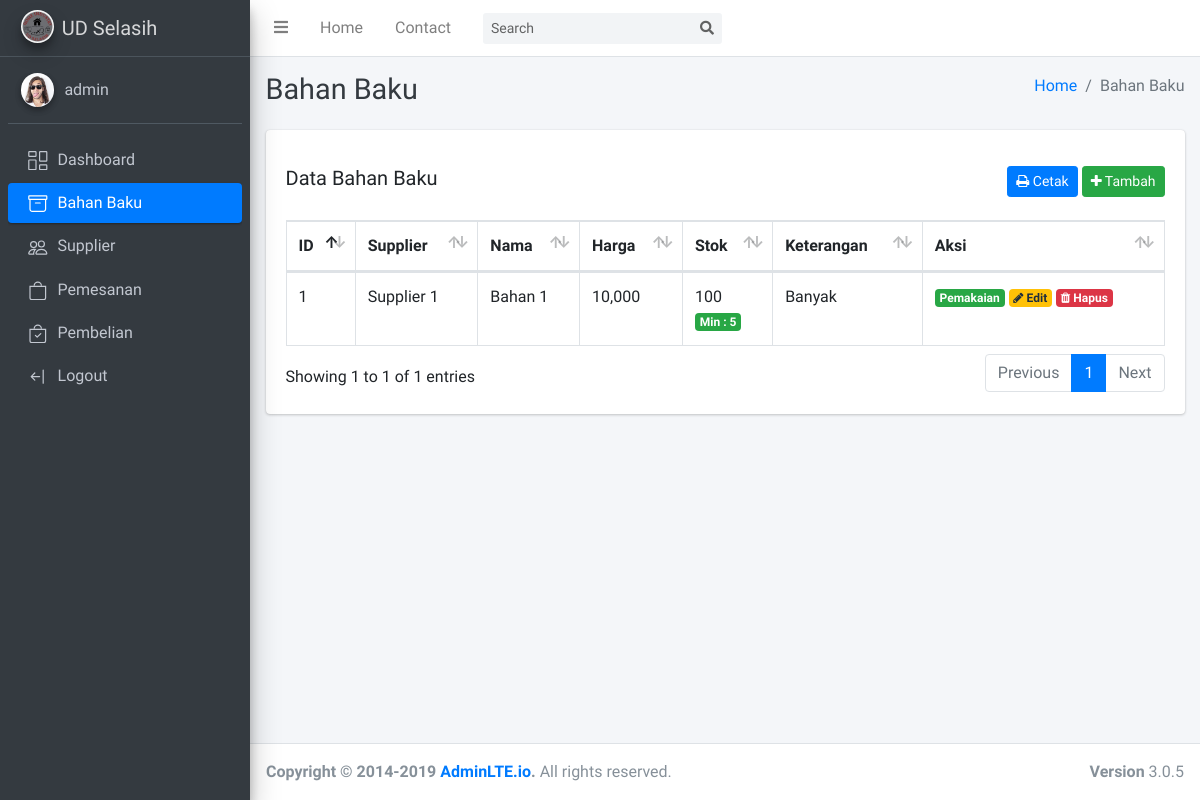
The app's page /bahan_baku/index.php (signed in) with its own data.
### tables this page shows
CREATE TABLE `tb_bahan_baku` (
  `id` int(8) NOT NULL,
  `supplier_id` int(11) NOT NULL,
  `nama_bahan_baku` varchar(30) NOT NULL,
  `harga` int(11) NOT NULL,
  `stok` int(11) NOT NULL,
  `min_stok` int(11) NOT NULL,
  `keterangan` varchar(30) DEFAULT NULL
);

CREATE TABLE `tb_supplier` (
  `id` int(11) NOT NULL,
  `nama_supplier` varchar(50) NOT NULL,
  `alamat` varchar(255) NOT NULL,
  `no_handphone` varchar(30) NOT NULL,
  `username` varchar(30) NOT NULL,
  `email` varchar(100) NOT NULL,
  `password` varchar(30) NOT NULL
);

### qb.php (called while the page is built, shortened)
<?php
require_once 'db.php';
function get($tbl){
    global $conn;
    $query = "SELECT * FROM $tbl";
    $res = $conn->query($query);
    return $res->fetch_all(MYSQLI_ASSOC);
}
function single($tbl,$id){
    global $conn;
    $id = is_numeric($id) ? $id : "'$id'";
    $query = "SELECT * FROM $tbl where id=$id";
    $res = $conn->query($query);
    return $res->fetch_assoc();
}

### bahan_baku/index.php (the view, shortened to what this page needs)
<?php
    require_once '../qb.php';
    require_once '../layouts/header.php';
    $bahan = get("tb_bahan_baku");
?>
     <div class="content-header">
      <div class="container-fluid">
        <div class="row mb-2">
          <div class="col-sm-6">
            <h1 class="m-0 text-dark">Bahan Baku</h1>
          </div>
          <div class="col-sm-6">
            <ol class="breadcrumb float-sm-right">
              <li class="breadcrumb-item"><a href="/">Home</a></li>
              <li class="breadcrumb-item active">Bahan Baku</li>
            </ol>
          </div>
        </div>
      </div>
    </div>
    <section class="content">
        <div class="container-fluid">
<div class="row">
    <div class="col-12">
        <div class="card">
            <div class="card-body">
                <div class="d-flex justify-content-between py-3">
                    <h5>Data Bahan Baku</h5>
                    <div>
                    <button class="btn btn-primary btn-sm" type="button" onclick="window.print()"><i class="fa fa-print"></i> Cetak</button>
                    <a href="create.php" class="btn btn-success btn-sm"><i class="fa fa-plus"></i> Tambah</a>
                    </div>
                </div>
                <div id="print">
                    <table class="table table-bordered table-stripped">
                        <thead>
                            <tr>
                                <th>ID</th>
                                <th>Supplier</th>
                                <th>Nama</th>
                                <th>Harga</th>
                                <th>Stok</th>
                                <th>Keterangan</th>
                                <th class="hide-print">Aksi</th>
                            </tr>
                        </thead>
                        <tbody>
                            <?php if(count($bahan) > 0): ?>
                                <?php foreach($bahan as $bahan_baku): ?>
                                <tr>
                                    <td><?= $bahan_baku["id"] ?></td>
                                    <td><?= single("tb_supplier",$bahan_baku["supplier_id"])["nama_supplier"] ?></td>
                                    <td><?= $bahan_baku["nama_bahan_baku"] ?></td>
                                    <td><?= number_format($bahan_baku["harga"]) ?></td>
                                    <td>
                                        <?= $bahan_baku["stok"] ?><br>
                                        <a href="#" class="badge badge-success hide-print">Min : <?= $bahan_baku['min_stok']?></a>
                                    </td>
                                    <td><?= $bahan_baku["keterangan"] ?></td>
                                    <td class="hide-print">
                                        <a href="pemakaian.php?id=<?=$bahan_baku['id']?>" class="badge badge-success hide-print">Pemakaian</a>
                                        <a href="edit.php?id=<?=$bahan_baku['id']?>" class="badge badge-warning hide-print"><i class="fa fa-pencil"></i> Edit</a>
                                        <a href="index.php?delete=<?=$bahan_baku['id']?>" class="badge badge-danger hide-print"><i class="fa fa-trash"></i> Hapus</a>
                                    </td>
                                </tr>
                                <?php endforeach ?>
                            <?php else: ?>
                                <tr class="text-center">
                                    <td colspan="7">Tidak ada Data</td>
                                </tr>
                            <?php endif ?>
                        </tbody>
                    </table>
                </div>
            </div>
        </div>
    </div>
</div>
<?php
    require_once '../layouts/footer.php';
?>

### records on screen
tb_bahan_baku: id "1", supplier.nama_supplier "Supplier 1", nama_bahan_baku "Bahan 1", harga "10,000", stok "100", min_stok "5", keterangan "Banyak"

### other values on screen
$_SESSION['user']['username'] "admin"
